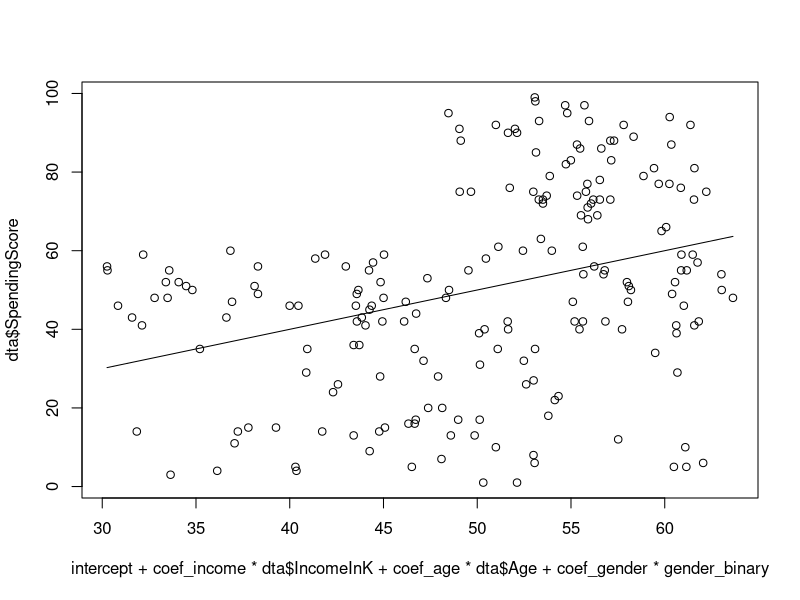
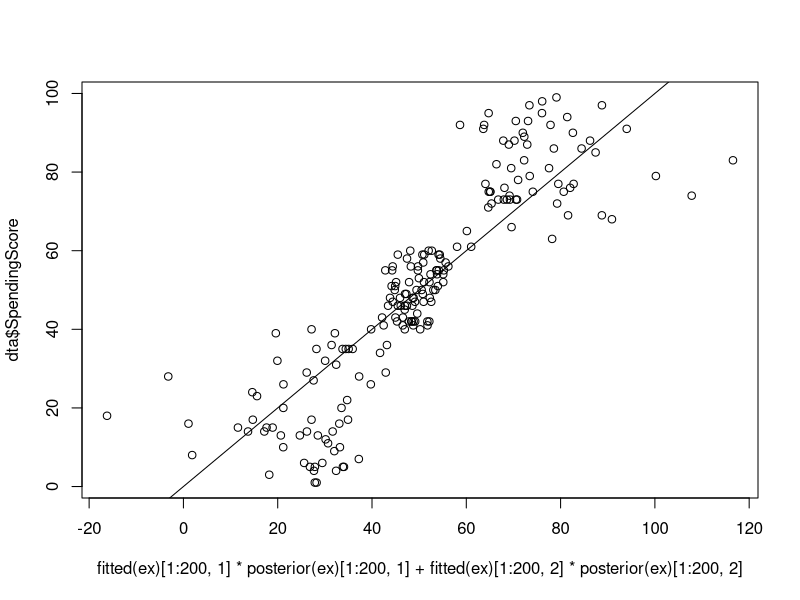
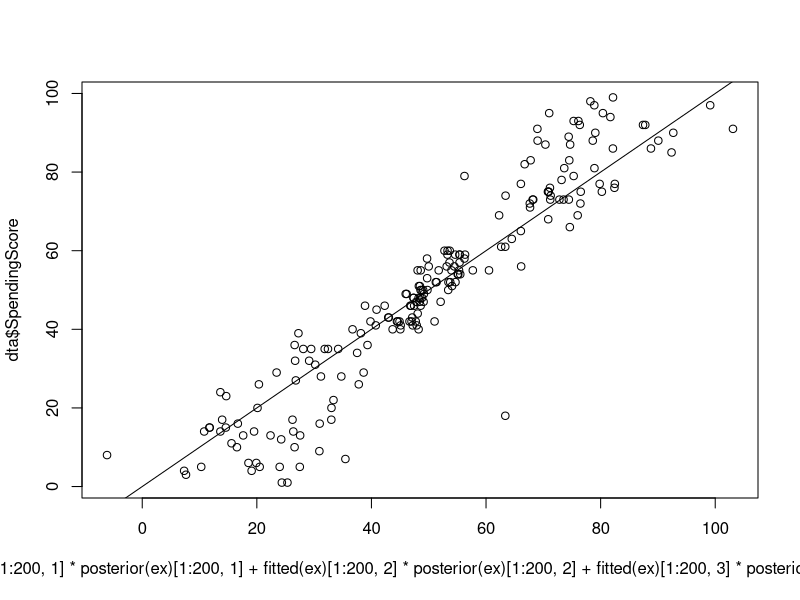

Generate these figures, in order, with R:
## ---- chunk 1
library(flexmix)
## ---- chunk 2
dta <- read.csv("datasets_42674_74935_Mall_Customers.csv")

model0 <- glm(formula = SpendingScore ~ IncomeInK + Age + Gender, family = gaussian, data = dta)

summary(model0)

intercept = summary(model0)$coefficients[1][1]
coef_income = summary(model0)$coefficients[2][1]
coef_age = summary(model0)$coefficients[3][1]
coef_gender = summary(model0)$coefficients[4][1]

gender_binary = as.numeric(factor(dta$Gender)) - 1

plot(intercept + coef_income*dta$IncomeInK + coef_age*dta$Age + coef_gender*gender_binary, dta$SpendingScore)
lines(intercept + coef_income*dta$IncomeInK + coef_age*dta$Age + coef_gender*gender_binary, intercept + coef_income*dta$IncomeInK + coef_age*dta$Age + coef_gender*gender_binary)
## ---- chunk 3
ex <- flexmix(SpendingScore ~ IncomeInK + Age + Gender, data=dta, k=2)

summary(refit(ex))

head(posterior(ex))

head(fitted(ex))

plot(fitted(ex)[1:200,1]*posterior(ex)[1:200,1] + fitted(ex)[1:200,2]*posterior(ex)[1:200,2], dta$SpendingScore)
lines(fitted(ex)[1:200,1]*posterior(ex)[1:200,1] + fitted(ex)[1:200,2]*posterior(ex)[1:200,2], fitted(ex)[1:200,1]*posterior(ex)[1:200,1] + fitted(ex)[1:200,2]*posterior(ex)[1:200,2])
## ---- chunk 4
ex <- flexmix(SpendingScore ~ IncomeInK + Age + Gender, data=dta, k=3)

summary(refit(ex))

plot(fitted(ex)[1:200,1]*posterior(ex)[1:200,1] + fitted(ex)[1:200,2]*posterior(ex)[1:200,2] + fitted(ex)[1:200,3]*posterior(ex)[1:200,3], dta$SpendingScore)
lines(fitted(ex)[1:200,1]*posterior(ex)[1:200,1] + fitted(ex)[1:200,2]*posterior(ex)[1:200,2] +fitted(ex)[1:200,3]*posterior(ex)[1:200,3], fitted(ex)[1:200,1]*posterior(ex)[1:200,1] + fitted(ex)[1:200,2]*posterior(ex)[1:200,2] +fitted(ex)[1:200,3]*posterior(ex)[1:200,3] )
